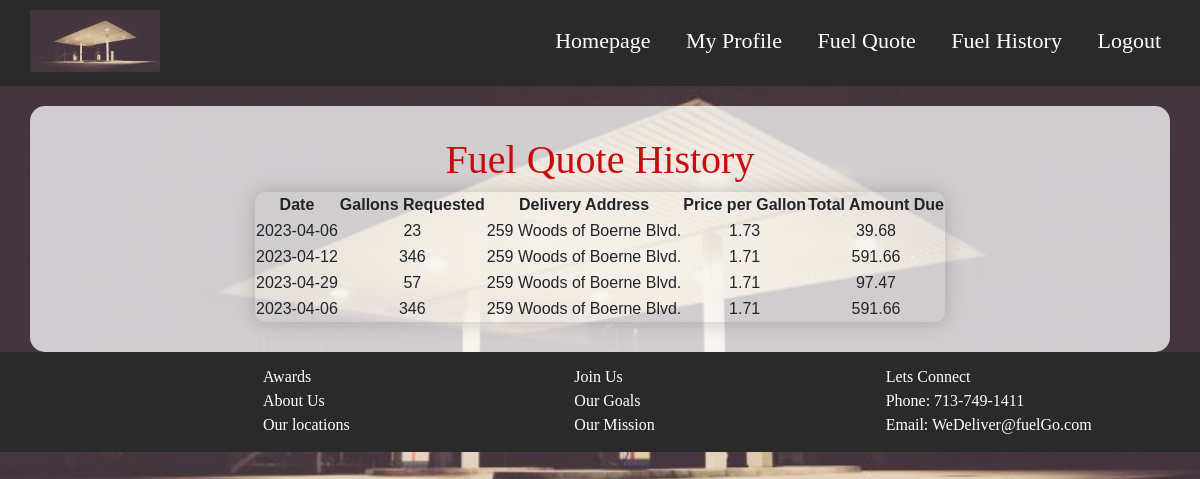
The app's page /user_quotes (signed in) with its own data.
### Fuel_go/models.py (models this page shows, shortened)
class Quote(db.Model):
    id = db.Column(db.Integer, primary_key=True)
    date = db.Column(db.String(100))
    delivery_address = db.Column(db.String(100))
    gallons_requested = db.Column(db.String(100))
    suggest_price = db.Column(db.String(10))
    total_price = db.Column(db.String(100))
    user_id = db.Column(db.Integer, db.ForeignKey('user.id'))

### Fuel_go/views.py (the view)
@views.route('/user_quotes')
def user_quotes():
    user = User.query.get(current_user.id)
    quotes = user.user_quote
    return render_template('fuel_quote_hist.html', quotes=quotes, user=current_user)

### Fuel_go/__init__.py (called while the page is built)
def create_app():
    app = Flask(__name__)
    app.config['SECRET_KEY'] = '22bb317412548e3dcbf2b74e55da8e2b9d6824c3'
    app.config['SQLALCHEMY_DATABASE_URI'] = f'sqlite:///{DB_NAME}'
    db.init_app(app)
    from .views import views
    from .auth import auth
    app.register_blueprint(views, url_prefix='/')
    app.register_blueprint(auth, url_prefix='/')
    from .models import User, Profile, Quote
    with app.app_context():
        db.create_all()
    login_manager = LoginManager()
    login_manager.login_view = 'auth.login'
    login_manager.init_app(app)
    @login_manager.user_loader
    def load_user(id):
        return User.query.get(int(id))
    return app

### Fuel_go/Templates/fuel_quote_hist.html (shortened to what this page needs)
{% extends "base.html" %}
{% block content%}
<!DOCTYPE html>
<html>
    <head>
        <link rel="stylesheet" type="text/css" href="../static/styles/styling.css">
    </head>
    <body>
        <center><h1 style="color: rgb(202, 11, 11); font-family: Yeseva One;">Fuel Quote History</h1></center>
        {% if quotes %}
        <center>
        <table>
          <thead>
            <tr>
              <th>Date</th>
              <th>Gallons Requested</th>
              <th>Delivery Address</th>
              <th>Price per Gallon</th>
              <th>Total Amount Due</th>
            </tr>
          </thead>
          <tbody>
            {% for quote in quotes %}
              <tr>
                <td>{{ quote.date }}</td>
                <td>{{ quote.gallons_requested }}</td>
                <td>{{ quote.delivery_address }}</td>
                <td>{{ quote.suggest_price }}</td>
                <td>{{ quote.total_price }}</td>
              </tr>
            {% endfor %}
          </tbody>
        </center>
      {% else %}
        <p>{{user.user_quote}}</p>
      {% endif %}
{% endblock %}

### Fuel_go/Templates/base.html (shortened to what this page needs)
<!DOCTYPE html>
<html>
  <head>
  <link rel="stylesheet" href="{{ url_for('static',filename='styles/styling.css') }}">
  <header>
    <a href="/loginpage">
        <img src="gas_station.jpg" alt="" class="header-logo">
    </a>
    <link
      rel="stylesheet"
      href="https://stackpath.bootstrapcdn.com/bootstrap/4.4.1/css/bootstrap.min.css"
    />
    <link
      rel="stylesheet"
      href="https://stackpath.bootstrapcdn.com/font-awesome/4.7.0/css/font-awesome.min.css"
    />
  </head>
  <body>
    <nav style="float: right;">
      {% if user.is_authenticated %}
      <a href="\homepage">Homepage <span class="sr-only">(current)</span></a>
      <a href="\viewprofile">My Profile <span class="sr-only">(current)</span></a>
      <a href="\fuel_quote">Fuel Quote <span class="sr-only">(current)</span></a>
      <a href="\user_quotes">Fuel History <span class="sr-only">(current)</span></a>
      <a href="\logout">Logout <span class="sr-only">(current)</span></a>
      {% else %}
      <a href="\login">Login<span class="sr-only">(current)</span></a>
      <a href="\client_registration">Sign Up <span class="sr-only">(current)</span></a>
      {% endif %}
    </nav>
    <div class="container">{% block content %} {% endblock %}</div>
  </body>
  <body>
    <footer>
        <a href="homepage">
          <img src="static/images/LOGO2.png" alt="" class="footer-logo">
        </a>
      <div class = "footer-container">
        <div class = "box">Awards</div>
        <div class = "box">Join Us</div>
        <div class = "box">Lets Connect</div>
        <div class = "box">About Us</div>
        <div class = "box">Our Goals</div>
        <div class = "box">Phone: 713-749-1411</div>
        <div class = "box">Our locations</div>
        <div class = "box">Our Mission</div>
        <div class = "box">Email: WeDeliver@fuelGo.com</div>
      </div>
    </footer>
  </body>
</html>
</html>

### Fuel_go/static/Styles/styling.css (style rules this page uses)
body { font-family: Calibri, Helvetica, sans-serif; background-color: lightblue; margin: 0; padding: 20; background-image: url("../images/gas_station.jpg"); background-repeat: no-repeat; background-size: cover; }
header { background: rgb(43, 42, 42); padding-bottom: 0.3rem; margin-bottom: 20px; }
header::after { content: ""; display: table; clear: both; }
.header-logo { padding-top: 10px; padding-left: 30px; width: 10rem; float: left; }
nav { margin-top: 0px; padding: 24px; background: rgb(43, 42, 42); position: relative; }
nav a { transition: 0.3s ease; color: white; font-size: 22px; font-family: "Gill Sans"; text-decoration: none; border-top: 4px solid transparent; border-bottom: 4px solid transparent; padding: 20px 10px; margin: 0 5px; position: relative; }
.box { width: auto; height: auto; font-family: "Gill Sans"; }
.footer-container { padding-top: 10px; padding-left: 100px; display: grid; grid-template-columns: 1fr 1fr 1fr; }
footer { padding-top: 20px; bottom: 0; left: 0; right: 0; height: 100px; padding: 3px; background-color: rgb(0, 0, 0); background-color: rgb(43, 42, 42); color: white; }
footer::after { content: ""; display: table; clear: both; }
.footer-logo { padding-top: 10px; padding-bottom: 10px; padding-left: 30px; width: 10rem; float: left; }
.container { height: auto; width: auto; margin: auto; padding: 30px; padding-bottom: auto; background: rgba(255, 255, 255, 0.75); border-radius: 15px; }
table { border-radius: 10px 10px 10px 10px; overflow: hidden; box-shadow: 0 0 20px rgba(0, 0, 0, 0.2); text-align: center; width: auto; }

### records on screen
Quote: date "2023-04-06", gallons_requested "23", delivery_address "259 Woods of Boerne Blvd.", suggest_price "1.73", total_price "39.68"
Quote: date "2023-04-12", gallons_requested "346", delivery_address "259 Woods of Boerne Blvd.", suggest_price "1.71", total_price "591.66"
Quote: date "2023-04-29", gallons_requested "57", delivery_address "259 Woods of Boerne Blvd.", suggest_price "1.71", total_price "97.47"
Quote: date "2023-04-06", gallons_requested "346", delivery_address "259 Woods of Boerne Blvd.", suggest_price "1.71", total_price "591.66"
